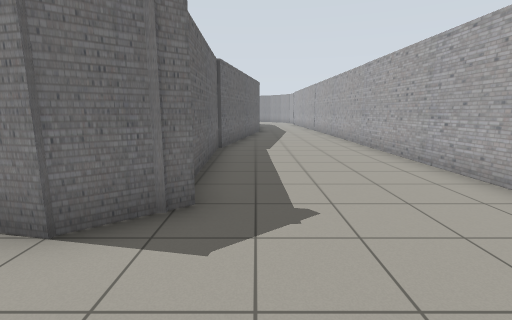
View 1 (above)

23 first-person views from a walk through a world built for the Gazebo simulator. The camera is 1.2 m above the floor, tilts 10° down and sees 85° across. The floor is counted in squares, 1 m on a side. Each view is taken from the middle of a square. On the plan, view 1 faces up. The plan holds only what a view shows up to about 12 squares ahead; the rest is blank. The robots in the file are not drawn.

View 2
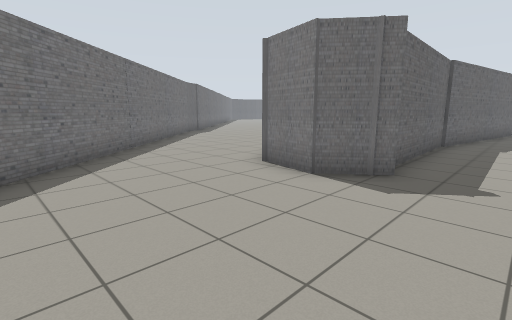

View 3
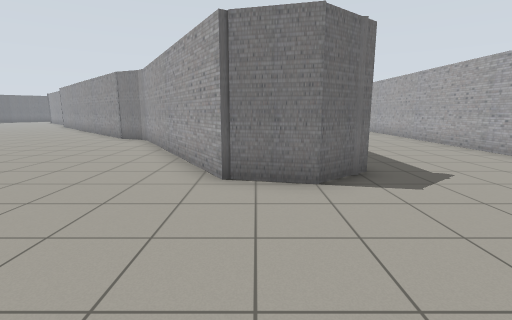

View 4
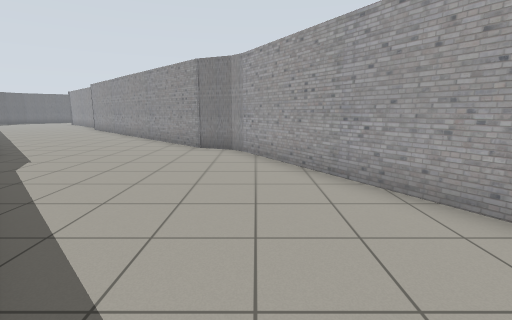

View 5
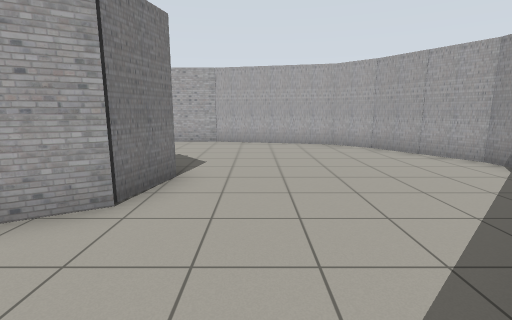

View 6
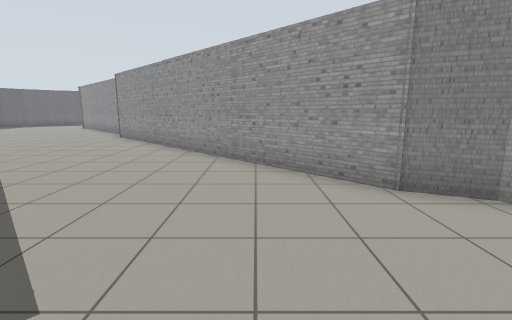

View 7
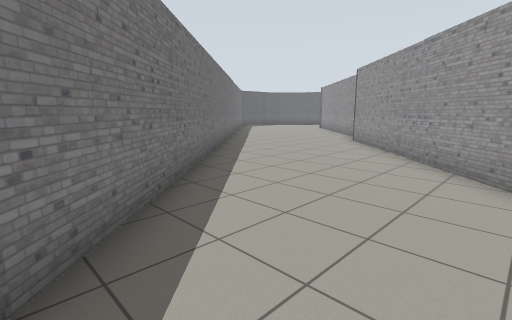

View 8
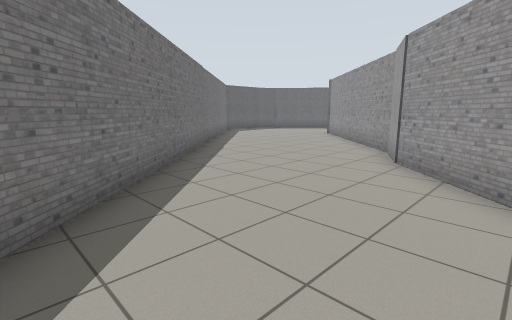

View 9
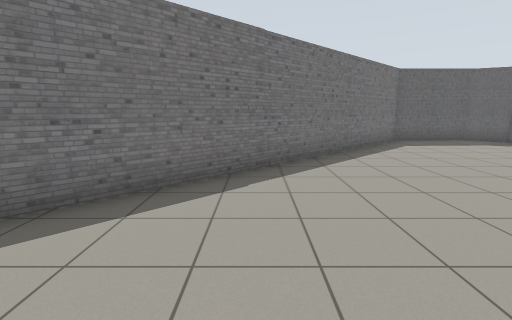

View 10
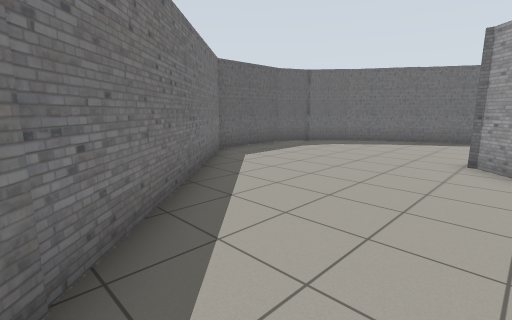

View 11
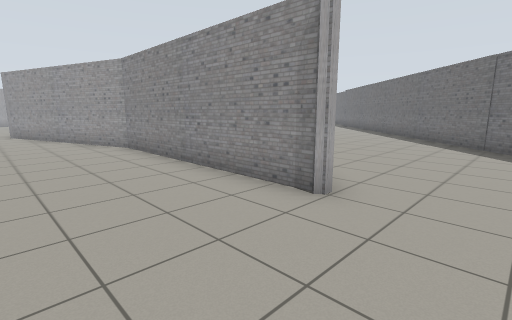

View 12
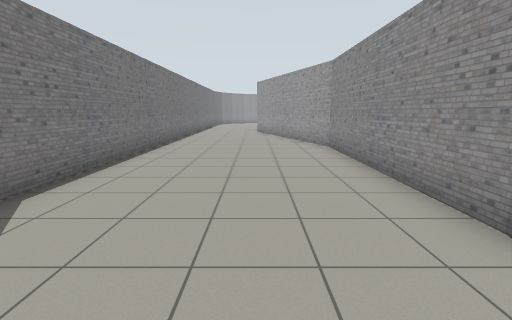

View 13
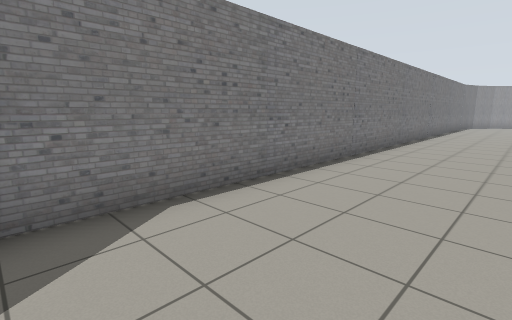

View 14
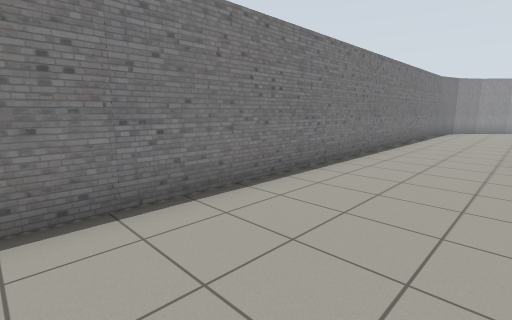

View 15
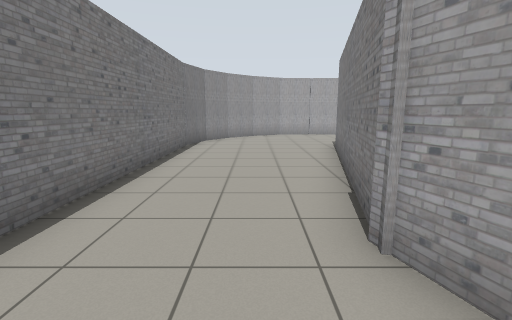

View 16
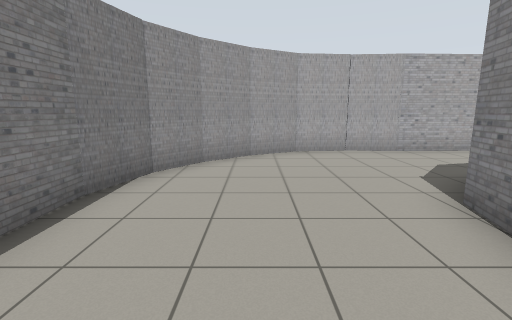

View 17
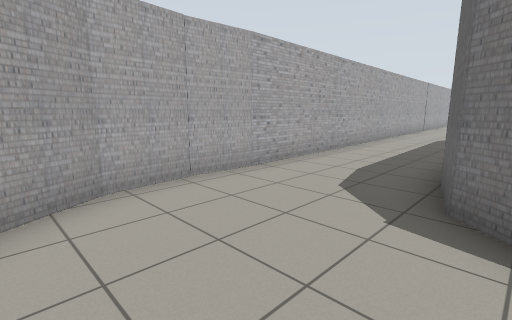

View 18
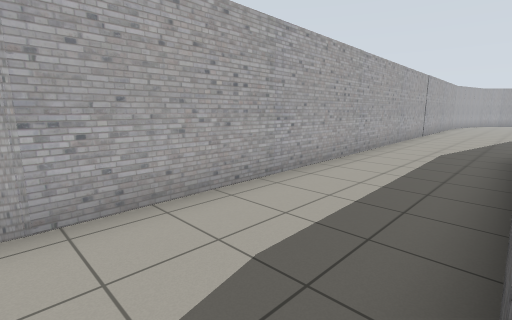

View 19
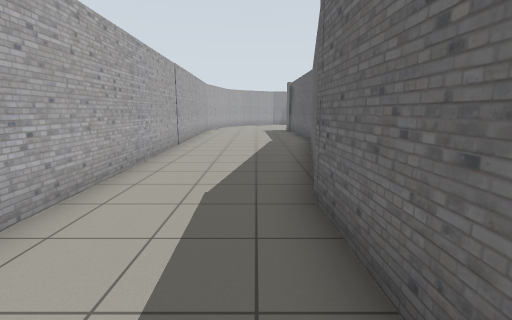

View 20
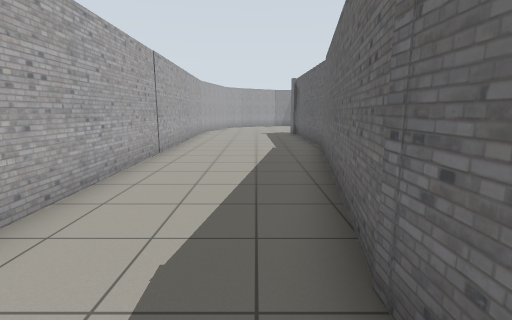

View 21
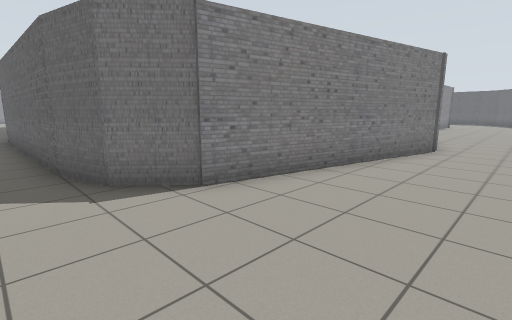

View 22
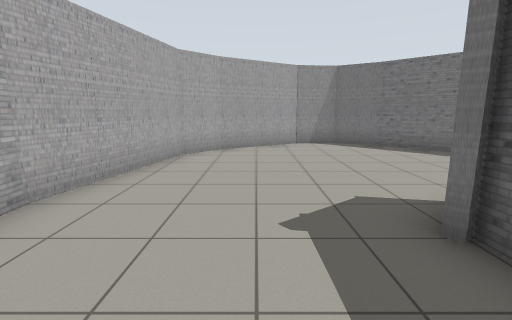

View 23
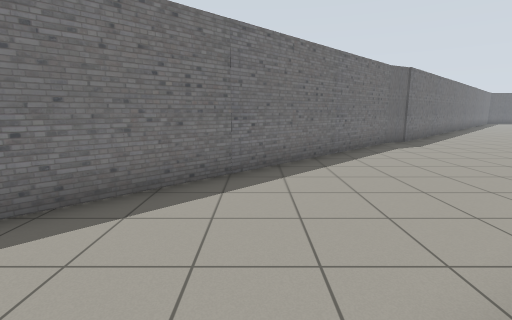

### Floor plan
Points are (right, up) in squares from view 1. A wall is a line through its corners. A room is listed if a view was taken in it or the views show most of it. See-through windows are left out.
Room 1 (views 1, 2, 3, 4, 5, 6, 7, 8, 9, 10, 11, 12, 13, 14, 15, 16, 17, 18, 19, 20, 21, 22, 23)
walls: (-14.1, 8.1) (-13.4, 6.8); (-7.6, 9.6) (-8.8, 10.1) (-17.2, 18.8) (-18, 20.4) (-21, 23.4); (-13.4, 6.9) (-3.2, -3.7); (-7.2, 9.3) (-7.6, 9.7); (-1.2, 9.2) (-1.1, 3.5); (0.2, 16.6) (-1.1, 9.1); (-22.2, 24.7) (-23, 25.5) (-15.6, 25.5) (-8.7, 27.9) (-1.4, 26.3); (-0.7, 3.5) (-2, 2.5) (-3.6, 2.9) (-7.4, 9.3); (0, 23.9) (0.2, 16.3); (-1.6, 26.3) (-0.4, 25.2) (0, 23.8); (3.3, 24.7) (3.5, 26.3); (-23.6, 31.1) (-27.5, 28.6); (-3.3, -3.7) (-1.9, -4.5) (-0.5, -4.4) (2.1, -2.8); (3.3, 26.2) (3.3, 27.8) (2.5, 29.1); (4, 2.5) (3.4, 24.9); (-27.4, 28.7) (-28.7, 27.5) (-29.3, 26.4) (-29.2, 23.5) (-13.8, 7.7); (-1, 31.5) (-23, 31.5); (2.6, 29.1) (1.5, 30.3); (1.5, 30.2) (0.4, 31) (-1.2, 31.5); (2, -2.8) (3, -1.7) (4, 2.6)

Where each view was taken, in squares from view 1:
view 1: 0 up, 0 right, facing up
view 2: 2 down, 1 right, facing up-left
view 3: 2 down, 3 left, facing up
view 4: 1 up, 7 left, facing up
view 5: 1 up, 7 left, facing right
view 6: 6 up, 11 left, facing up
view 7: 8 up, 12 left, facing up-left
view 8: 12 up, 15 left, facing up-left
view 9: 18 up, 18 left, facing left
view 10: 18 up, 22 left, facing up-left
view 11: 29 up, 25 left, facing down-right
view 12: 28 up, 25 left, facing right
view 13: 28 up, 23 left, facing up-right
view 14: 28 up, 17 left, facing up-right
view 15: 29 up, 11 left, facing right
view 16: 29 up, 5 left, facing right
view 17: 29 up, 1 left, facing down-right
view 18: 25 up, 0 right, facing down-right
view 19: 20 up, 1 right, facing down
view 20: 18 up, 1 right, facing down
view 21: 30 up, 1 right, facing down-left
view 22: 6 up, 1 right, facing down
view 23: 2 up, 3 left, facing left
